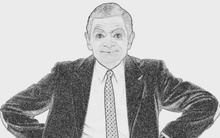
%> input picture 大三上/数图/大作业四/pic/输出/3.jpg, 220 x 138 px, shrunk from 1920 x 1200 before the run
$ octave SLIC.m   (GNU Octave 9; MATLAB toolbox functions it lacks are replaced by stand-ins)
%> lines starting %> are read from the running program, lines starting %| are printed output that depends on the picture
I=imread('C:\Users\12516\Desktop\学习\数图\数字图象处理_综合作业3\data\3.jpg');
%> I is the input picture: size 138x220x3 uint8; min 31, max 252, mean 180.3
I_orig=I;
[M,N,dig]=size(I);
%> M = 138; N = 220; dig = 3
I=rgb2lab(I);
%> I: size 138x220x3 double; mean of channels 1, 2, 3 72.4, 0, 0
%初始化聚类中心
K=1000;
s=sqrt(M*N/K);
%> s = 5.51
ms=floor(M/s);
%> ms = 25
ns=floor(N/s);
%> ns = 39
clus=zeros(M,N);
for i=1:ms
    for j=1:ns
        clus(floor(s*i),floor(s*j))=1;
    end
end
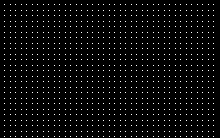
%> clus: size 138x220 double; values 0 (black) and 1 (white), 3.2% white in thin lines or dots
% figure;
% imshow(clus);
idx=find(clus);
%> idx = 975 values from 557 to 29531
%找最小梯度
g=zeros(3,3);
for id=1:size(idx,1)
    [r_,c_]=ind2sub([M N],idx(id));
    for r=r_-1:r_+1
        for c=c_-1:c_+1
%> (the run ends here)
